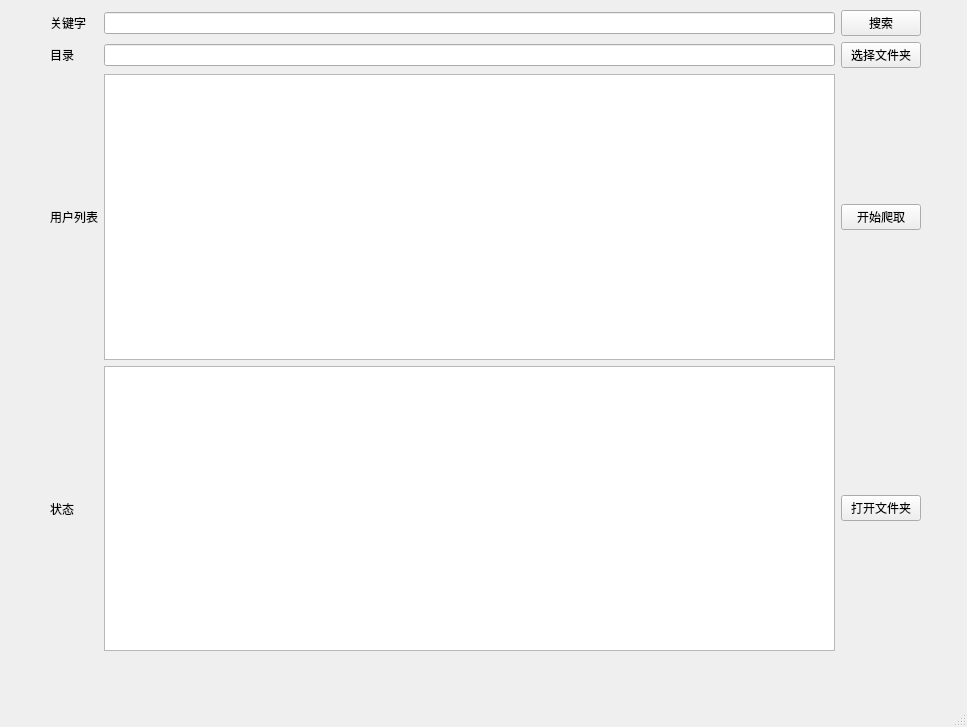
<?xml version="1.0" encoding="UTF-8"?>
<ui version="4.0">
 <class>SingleCosWindow</class>
 <widget class="QMainWindow" name="SingleCosWindow">
  <property name="geometry">
   <rect>
    <x>0</x>
    <y>0</y>
    <width>967</width>
    <height>727</height>
   </rect>
  </property>
  <property name="windowTitle">
   <string>单人cos图</string>
  </property>
  <widget class="QWidget" name="centralwidget">
   <widget class="QWidget" name="gridLayoutWidget">
    <property name="geometry">
     <rect>
      <x>50</x>
      <y>10</y>
      <width>871</width>
      <height>641</height>
     </rect>
    </property>
    <layout class="QGridLayout" name="gridLayout">
     <item row="2" column="0">
      <widget class="QLabel" name="label_3">
       <property name="text">
        <string>用户列表</string>
       </property>
      </widget>
     </item>
     <item row="0" column="2">
      <widget class="QPushButton" name="searchBtn">
       <property name="text">
        <string>搜索</string>
       </property>
      </widget>
     </item>
     <item row="2" column="2">
      <widget class="QPushButton" name="startBtn">
       <property name="text">
        <string>开始爬取</string>
       </property>
      </widget>
     </item>
     <item row="0" column="1">
      <widget class="QLineEdit" name="keywordLineEdit"/>
     </item>
     <item row="1" column="0">
      <widget class="QLabel" name="label">
       <property name="text">
        <string>目录</string>
       </property>
      </widget>
     </item>
     <item row="1" column="2">
      <widget class="QPushButton" name="selectFolderBtn">
       <property name="text">
        <string>选择文件夹</string>
       </property>
      </widget>
     </item>
     <item row="2" column="1">
      <widget class="QListWidget" name="userListWidget"/>
     </item>
     <item row="0" column="0">
      <widget class="QLabel" name="label_4">
       <property name="text">
        <string>关键字</string>
       </property>
      </widget>
     </item>
     <item row="1" column="1">
      <widget class="QLineEdit" name="diskLineEdit"/>
     </item>
     <item row="3" column="0">
      <widget class="QLabel" name="label_2">
       <property name="text">
        <string>状态</string>
       </property>
      </widget>
     </item>
     <item row="3" column="1">
      <widget class="QTextBrowser" name="textBrowser"/>
     </item>
     <item row="3" column="2">
      <widget class="QPushButton" name="openFolderBtn">
       <property name="text">
        <string>打开文件夹</string>
       </property>
      </widget>
     </item>
    </layout>
   </widget>
  </widget>
  <widget class="QMenuBar" name="menubar">
   <property name="geometry">
    <rect>
     <x>0</x>
     <y>0</y>
     <width>967</width>
     <height>22</height>
    </rect>
   </property>
  </widget>
  <widget class="QStatusBar" name="statusbar"/>
 </widget>
 <resources/>
 <connections/>
</ui>
